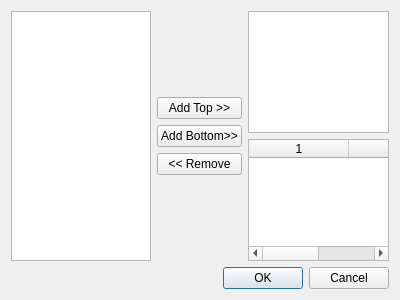
<?xml version="1.0" encoding="UTF-8"?>
<ui version="4.0">
 <class>FilterStackDlg2</class>
 <widget class="QDialog" name="FilterStackDlg2">
  <property name="geometry">
   <rect>
    <x>0</x>
    <y>0</y>
    <width>400</width>
    <height>300</height>
   </rect>
  </property>
  <property name="windowTitle">
   <string>Form</string>
  </property>
  <layout class="QVBoxLayout" name="verticalLayout_3">
   <item>
    <layout class="QHBoxLayout" name="horizontalLayout">
     <item>
      <widget class="QListWidget" name="AvailableFiltersList"/>
     </item>
     <item>
      <layout class="QVBoxLayout" name="verticalLayout">
       <item>
        <spacer name="verticalSpacer">
         <property name="orientation">
          <enum>Qt::Vertical</enum>
         </property>
         <property name="sizeHint" stdset="0">
          <size>
           <width>20</width>
           <height>40</height>
          </size>
         </property>
        </spacer>
       </item>
       <item>
        <widget class="QPushButton" name="AddTopButton">
         <property name="text">
          <string>Add Top &gt;&gt;</string>
         </property>
        </widget>
       </item>
       <item>
        <widget class="QPushButton" name="AddBottomButton">
         <property name="text">
          <string>Add Bottom&gt;&gt;</string>
         </property>
        </widget>
       </item>
       <item>
        <widget class="QPushButton" name="RemoveButton">
         <property name="text">
          <string>&lt;&lt; Remove</string>
         </property>
        </widget>
       </item>
       <item>
        <spacer name="verticalSpacer_2">
         <property name="orientation">
          <enum>Qt::Vertical</enum>
         </property>
         <property name="sizeHint" stdset="0">
          <size>
           <width>20</width>
           <height>40</height>
          </size>
         </property>
        </spacer>
       </item>
      </layout>
     </item>
     <item>
      <layout class="QVBoxLayout" name="verticalLayout_2">
       <item>
        <widget class="QListWidget" name="SelectedFilterList"/>
       </item>
       <item>
        <widget class="QTableWidget" name="tableWidget">
         <property name="columnCount">
          <number>2</number>
         </property>
         <column/>
         <column/>
        </widget>
       </item>
      </layout>
     </item>
    </layout>
   </item>
   <item>
    <widget class="QDialogButtonBox" name="buttonBox">
     <property name="orientation">
      <enum>Qt::Horizontal</enum>
     </property>
     <property name="standardButtons">
      <set>QDialogButtonBox::Cancel|QDialogButtonBox::Ok</set>
     </property>
    </widget>
   </item>
  </layout>
 </widget>
 <resources/>
 <connections/>
</ui>
